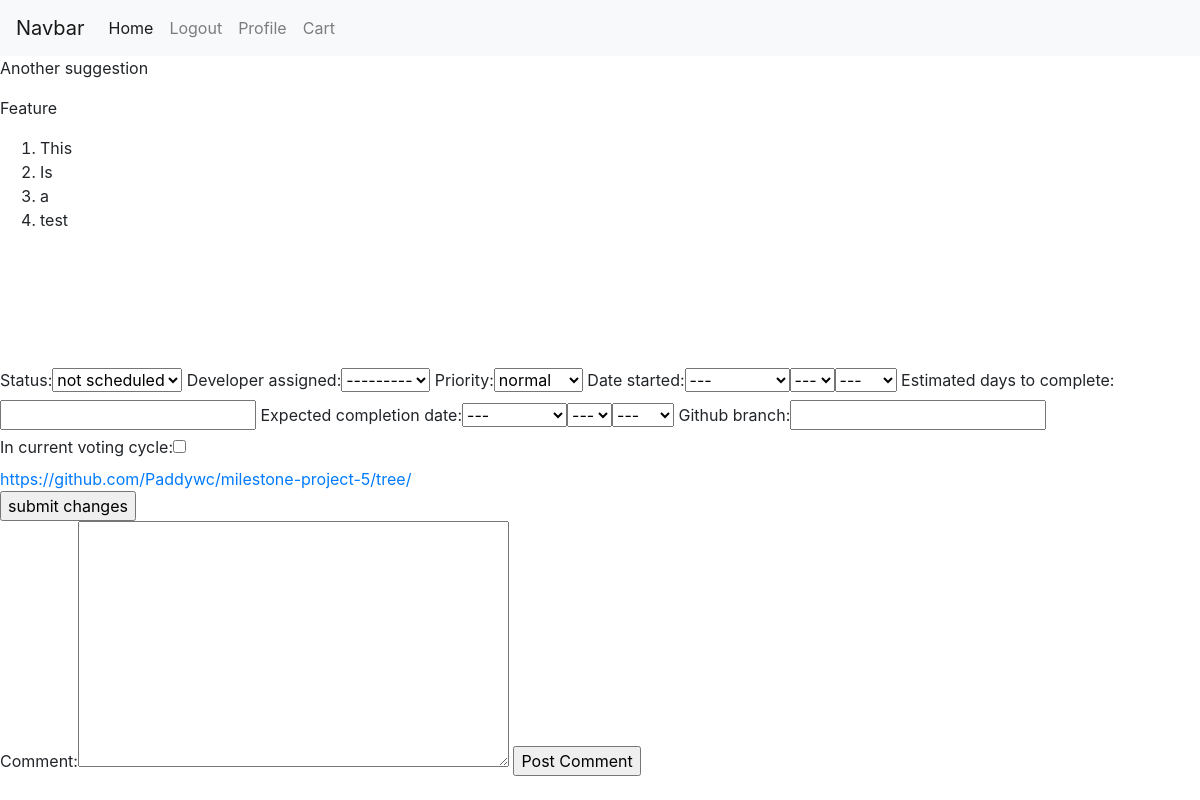
Page /suggestions/admin/105 (signed in) on the earlier database version.
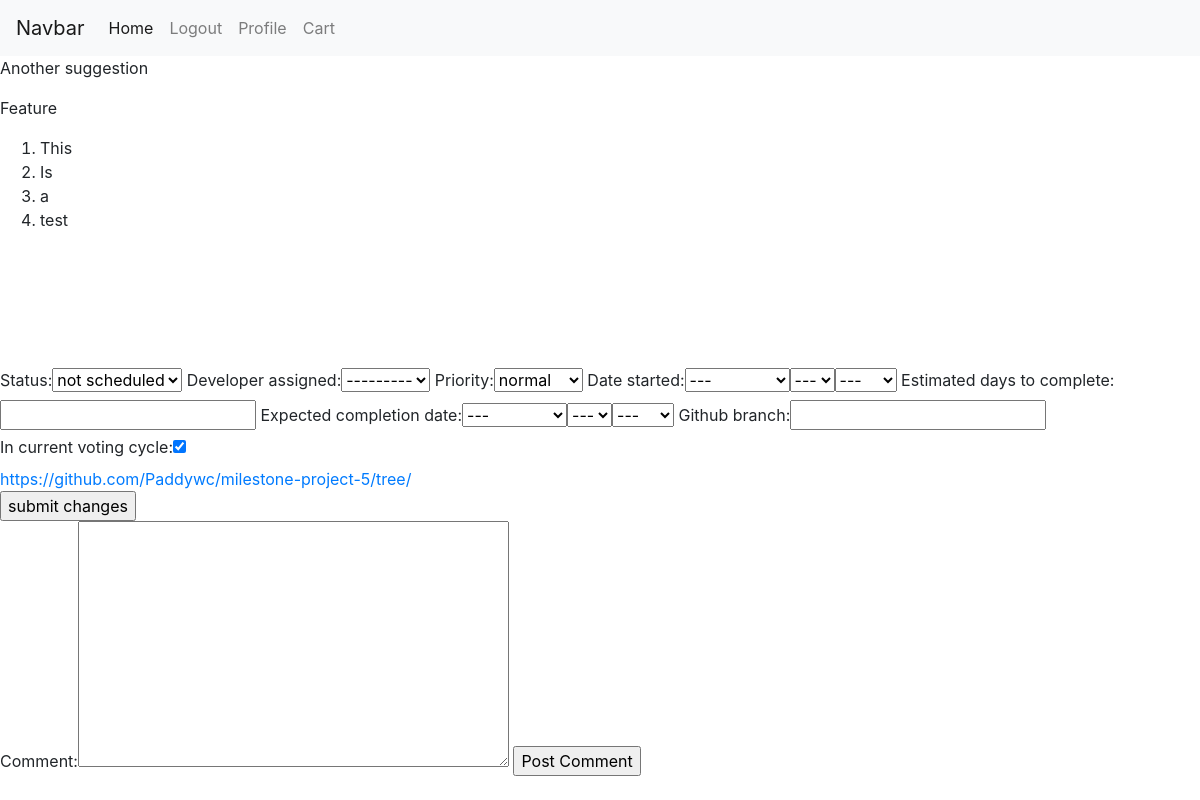
Same page on the later database version.
### usersuggestions/models.py (models this page shows, shortened)
class Suggestion(models.Model):
    suggestion_choices = ((True, 'Feature'), (False, 'Bug Fix'))
    is_feature = models.BooleanField(blank=False, default=False, choices=suggestion_choices)
    user = models.ForeignKey(User, null=False, on_delete=models.PROTECT)
    title = models.CharField(max_length=200, blank=False)
    details = RichTextUploadingField()
    date_time = models.DateTimeField(auto_now_add=True)
    delay_submission = models.BooleanField(null=False, blank=True, default=False)

class SuggestionAdminPage(models.Model):
    status_choices = ((0,"not scheduled"), (1,"to do"), (2,"doing"), (3, "done"))
    priority_choices = ((0,"low"),(1,'normal'),(2,'high'))
    suggestion = models.ForeignKey(Suggestion, null=False, on_delete=models.PROTECT)
    status = models.PositiveSmallIntegerField(choices=status_choices, default=0)
    developer_assigned = models.ForeignKey(User, null=True, blank=True, on_delete=models.PROTECT)
    priority = models.PositiveSmallIntegerField(choices=priority_choices, null=True, blank=True, default=1)
    date_started = models.DateField(null=True, blank=True)
    estimated_days_to_complete =  models.PositiveSmallIntegerField(null=True, blank=True)
    expected_completion_date = models.DateField(null=True, blank=True)
    github_branch = models.CharField(null=True, blank=True, max_length=50)
    in_current_voting_cycle = models.BooleanField(blank=False, default=True)
    was_successful = models.NullBooleanField(blank=True, null=True)
    current_winner = models.BooleanField(blank=False, default=False)

### usersuggestions/views.py (the view, shortened to what this page needs)
# urls.py: url(r'^admin/(?P<id>\d+)', render_suggestion_admin_page, name="admin_page"),
@login_required
def render_suggestion_admin_page(request,id):
    if not request.user.is_staff:
        return redirect("view_suggestion", id=id)
    suggestion = get_object_or_404(Suggestion, id=id)
    admin_page_values = get_object_or_404(SuggestionAdminPage, suggestion=suggestion)
    form = SuggestionAdminPageForm(instance=admin_page_values)
    comment_form = CommentForm(initial={"user": request.user,"suggestion": suggestion, "admin_page_comment": True, })
    comments = return_admin_suggestion_comments(suggestion)
    return render(request, "suggestion_admin_page.html", {"form":form,"comment_form": comment_form, "comments": comments, "suggestion": suggestion})

### usersuggestions/forms.py
class SuggestionAdminPageForm(forms.ModelForm):
    def __init__(self, *args, **kwargs):
        super(SuggestionAdminPageForm, self).__init__(*args, **kwargs)
        self.fields["developer_assigned"].queryset = User.objects.filter(is_staff=True)
    class Meta:
        model = SuggestionAdminPage
        exclude = ["was_successful", "current_winner"]
        widgets = {"suggestion": forms.HiddenInput(), "date_started": forms.SelectDateWidget(),
        "expected_completion_date": forms.SelectDateWidget(), "estimated_days_to_complete": forms.NumberInput()}

class CommentForm(forms.ModelForm):
    class Meta:
        model = Comment
        exclude = ["date_time"]
        widgets = {"user": forms.HiddenInput(), "suggestion": forms.HiddenInput(), "admin_page_comment": forms.HiddenInput()}

### accounts/models.py (called while the page is built)
    def __str__(self):
        return self.username

### market/cart.py (called while the page is built)
    def __len__(self):
        return sum(item['quantity'] for item in self.cart.values())

### market/contexts.py (called while the page is built)
def cart(request):
    return {'cart': Cart(request)}

### usersuggestions/helpers.py (called while the page is built)
def return_admin_suggestion_comments(suggestion):
    return Comment.objects.filter(suggestion=suggestion, admin_page_comment=True).order_by("date_time").annotate(upvotes=Count("upvote"))

### usersuggestions/templates/suggestion_admin_page.html (shortened to what this page needs)
{% extends 'base.html' %}
{% load bootstrap_tags %}
{% block content %}
<p>{{ suggestion.title }}</p>
<p>{{ suggestion.get_is_feature_display }}</p>
<p>{{ suggestion.details|safe }}</p>
<form method="POST">
  {{ form|as_bootstrap }}
  <div id="fullGitHubUrl"></div>
    <input type="submit" value="submit changes" name="adminPageSubmit">
    </form>
    <form method="POST">
        {{ comment_form|as_bootstrap }}
            <input type="submit" value="Post Comment" name="postComment">
    </form>
{% endblock %}

### templates/base.html (shortened to what this page needs)
<!DOCTYPE html>
<html lang="en">
<head>
    <link rel="stylesheet" href="https://maxcdn.bootstrapcdn.com/bootstrap/4.0.0/css/bootstrap.min.css">
</head>
<header>
    <nav class="navbar navbar-expand-lg navbar-light bg-light">
  <a class="navbar-brand" href="#">Navbar</a>
  <div class="collapse navbar-collapse" id="navbarSupportedContent">
    <ul class="navbar-nav mr-auto">
      <li class="nav-item active">
        <a class="nav-link" href="{% url 'home' %}">Home <span class="sr-only">(current)</span></a>
      </li>
         {% if user.is_authenticated %}
       <li class="nav-item">
        <a class="nav-link" href="{% url 'logout' %}">Logout</a>
      </li>
        <li class="nav-item">
        <a class="nav-link" href="{% url 'userpage' user.id %}">Profile</a>
      </li>
      {% endif %}
         <li class="nav-item">
        <a class="nav-link" href="{% url 'view_cart' %}">Cart </a>
      </li>
  </div>
</nav>
</header>
<body>
    {% block content %}{% endblock %}
</body>
</html>

Differences in the rows shown:
changed SuggestionAdminPage "not scheduled": in_current_voting_cycle "☐" → "☑"
